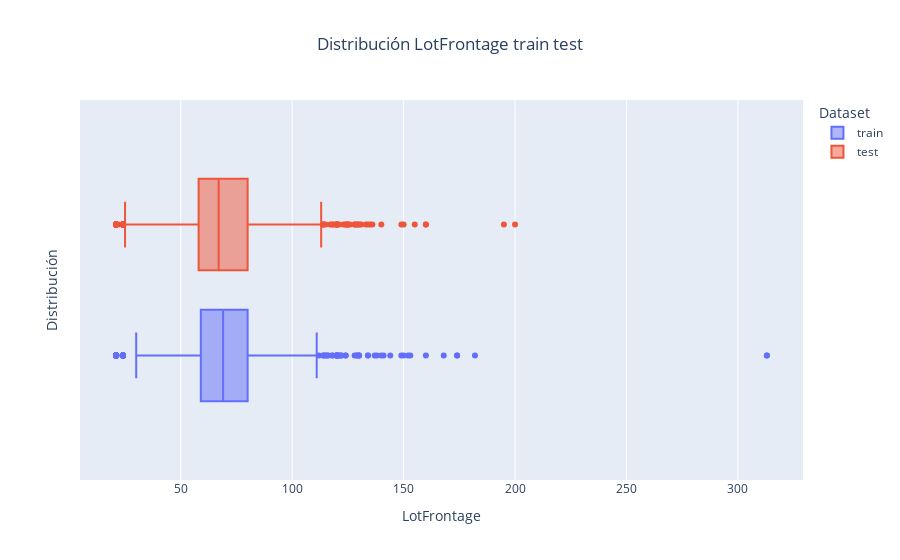

Notebook code for this chart:
### Markdown cell above
La variable **LotFrontage** está correlacionada con **LotArea** de la siguiente manera:

- **Correlación de Pearson**: 0.4899
- **Correlación de Spearman**: 0.6571
- **Correlación de Kendall**: 0.5129

### Code cell
boxplot_train_test(df, 'LotFrontage', 'Dataset', title="Distribución LotFrontage train test")

### Figure 1 — Plotly figure (JSON) as saved in the notebook; plotly's stock layout.template omitted (floating-point values rounded to 4 significant figures; data arrays with more than 128 entries replaced by an {"elided": "..."} marker saying what was removed)
{"data": [{"alignmentgroup": "True", "hovertemplate": "Dataset=train<br>LotFrontage=%{x}<extra></extra>", "legendgroup": "train", "marker": {"color": "#636efa"}, "name": "train", "notched": false, "offsetgroup": "train", "orientation": "h", "showlegend": true, "type": "box", "x": {"elided": "1460 int values"}, "x0": " ", "xaxis": "x", "y0": " ", "yaxis": "y"}, {"alignmentgroup": "True", "hovertemplate": "Dataset=test<br>LotFrontage=%{x}<extra></extra>", "legendgroup": "test", "marker": {"color": "#EF553B"}, "name": "test", "notched": false, "offsetgroup": "test", "orientation": "h", "showlegend": true, "type": "box", "x": {"elided": "1459 int values"}, "x0": " ", "xaxis": "x", "y0": " ", "yaxis": "y"}], "layout": {"boxmode": "group", "legend": {"title": {"text": "Dataset"}, "tracegroupgap": 0}, "title": {"text": "Distribución LotFrontage train test", "x": 0.5}, "xaxis": {"anchor": "y", "domain": [0, 1], "title": {"text": "LotFrontage"}}, "yaxis": {"anchor": "x", "domain": [0, 1], "title": {"text": "Distribución"}}}}
